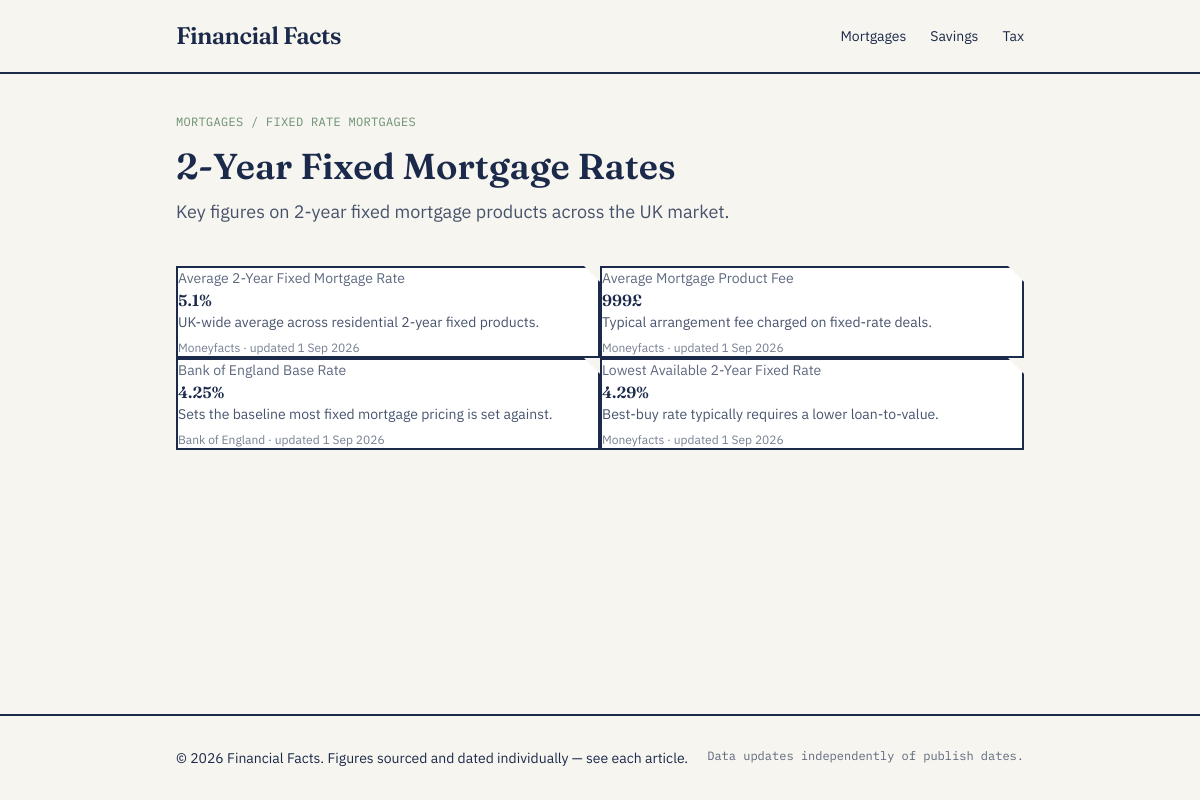
/fact.php?slug=2-year-fixed-mortgage-rates, run on the app's committed database.
### tables this page shows
CREATE TABLE IF NOT EXISTS categories (
    id INT AUTO_INCREMENT PRIMARY KEY,
    name VARCHAR(100) NOT NULL,
    slug VARCHAR(100) NOT NULL UNIQUE,
    description TEXT,
    created_at TIMESTAMP DEFAULT CURRENT_TIMESTAMP
);

CREATE TABLE IF NOT EXISTS subjects (
    id INT AUTO_INCREMENT PRIMARY KEY,
    subcategory_id INT NOT NULL,
    name VARCHAR(150) NOT NULL,
    slug VARCHAR(150) NOT NULL UNIQUE,
    intro TEXT,                     
    created_at TIMESTAMP DEFAULT CURRENT_TIMESTAMP,
    FOREIGN KEY (subcategory_id) REFERENCES subcategories(id) ON DELETE CASCADE,
    INDEX idx_subcategory (subcategory_id)
);

CREATE TABLE IF NOT EXISTS subcategories (
    id INT AUTO_INCREMENT PRIMARY KEY,
    category_id INT NOT NULL,
    name VARCHAR(100) NOT NULL,
    slug VARCHAR(100) NOT NULL,
    description TEXT,
    created_at TIMESTAMP DEFAULT CURRENT_TIMESTAMP,
    FOREIGN KEY (category_id) REFERENCES categories(id) ON DELETE CASCADE,
    UNIQUE KEY uniq_category_slug (category_id, slug),
    INDEX idx_category (category_id)
);

CREATE TABLE IF NOT EXISTS facts (
    id INT AUTO_INCREMENT PRIMARY KEY,
    subject_id INT NOT NULL,
    fact_key VARCHAR(100) NOT NULL UNIQUE,    
    label VARCHAR(255) NOT NULL,              
    value VARCHAR(255) NOT NULL,              
    unit VARCHAR(50),                         
    context TEXT,                             
    source_name VARCHAR(255),                 
    source_url VARCHAR(500),
    last_updated DATE NOT NULL,
    review_frequency_days INT NOT NULL DEFAULT 90,
    created_at TIMESTAMP DEFAULT CURRENT_TIMESTAMP,
    updated_at TIMESTAMP DEFAULT CURRENT_TIMESTAMP ON UPDATE CURRENT_TIMESTAMP,
    FOREIGN KEY (subject_id) REFERENCES subjects(id) ON DELETE CASCADE,
    INDEX idx_subject (subject_id)
);

### includes/functions.php (called while the page is built, shortened)
<?php
function getAllCategories(): array
{
    $pdo = getDbConnection();
    return $pdo->query('SELECT * FROM categories ORDER BY name ASC')->fetchAll();
}
function getSubjectBySlug(string $slug): ?array
{
    $pdo = getDbConnection();
    $stmt = $pdo->prepare(
        'SELECT s.*, sc.name AS subcategory_name, sc.slug AS subcategory_slug,
                c.name AS category_name, c.slug AS category_slug
         FROM subjects s
         JOIN subcategories sc ON sc.id = s.subcategory_id
         JOIN categories c ON c.id = sc.category_id
         WHERE s.slug = :slug
         LIMIT 1'
    );
    $stmt->execute(['slug' => $slug]);
    return $stmt->fetch() ?: null;
}
function getFactsForSubject(int $subjectId): array
{
    $pdo = getDbConnection();
    $stmt = $pdo->prepare('SELECT * FROM facts WHERE subject_id = :sid ORDER BY label ASC');
    $stmt->execute(['sid' => $subjectId]);
    return $stmt->fetchAll();
}
function e(string $value): string
{
    return htmlspecialchars($value, ENT_QUOTES, 'UTF-8');
}

### public/fact.php (the view, shortened to what this page needs)
<?php
require_once __DIR__ . '/../includes/functions.php';
$slug = $_GET['slug'] ?? '';
$subject = $slug ? getSubjectBySlug($slug) : null;
$facts = getFactsForSubject($subject['id']);
include __DIR__ . '/../includes/header.php';
?>
<nav class="font-mono text-xs uppercase tracking-wide text-secondary mb-4">
    <a href="/category.php?slug=<?= e($subject['category_slug']) ?>" class="hover:text-accent">
        <?= e($subject['category_name']) ?>
    </a>
    <span class="opacity-50">/</span>
    <a href="/subcategory.php?category=<?= e($subject['category_slug']) ?>&slug=<?= e($subject['subcategory_slug']) ?>"
       class="hover:text-accent">
        <?= e($subject['subcategory_name']) ?>
    </a>
</nav>
<section class="mb-10">
    <h1 class="font-display text-4xl font-semibold mb-3"><?= e($subject['name']) ?></h1>
    <?php if ($subject['intro']): ?>
        <p class="text-lg opacity-80 max-w-xl"><?= e($subject['intro']) ?></p>
    <?php endif; ?>
</section>
<?php if (empty($facts)): ?>
    <p class="opacity-70">No facts added for this subject yet.</p>
<?php else: ?>
    <div class="grid sm:grid-cols-2 gap-5">
        <?php foreach ($facts as $fact): ?>
            <div class="fact-card p-5">
                <p class="text-sm opacity-70"><?= e($fact['label']) ?></p>
                <p class="fact-value font-display text-3xl font-semibold text-primary my-1">
                    <?= e($fact['value']) ?><?= e($fact['unit'] ?? '') ?>
                </p>
                <?php if ($fact['context']): ?>
                    <p class="text-sm opacity-80 mb-2"><?= e($fact['context']) ?></p>
                <?php endif; ?>
                <p class="text-xs opacity-60">
                    <?= e($fact['source_name'] ?? '') ?>
                    &middot;
                    updated <?= date('j M Y', strtotime($fact['last_updated'])) ?>
                </p>
            </div>
        <?php endforeach; ?>
    </div>
<?php endif; ?>
<?php include __DIR__ . '/../includes/footer.php'; ?>

### includes/header.php (shortened to what this page needs)
<!DOCTYPE html>
<html lang="en" data-theme="financialfacts">
<head>
    <link rel="stylesheet" href="/assets/css/tailwind.css">
</head>
<body class="bg-base-100 text-primary font-sans min-h-screen flex flex-col">
    <header class="border-b-2 border-primary bg-base-100">
        <div class="max-w-4xl mx-auto px-6 py-5 flex items-center justify-between">
            <a href="/" class="font-display text-2xl font-semibold tracking-tight text-primary">
                Financial Facts
            </a>
            <nav class="flex gap-6 font-sans text-sm">
                <?php foreach (getAllCategories() as $cat): ?>
                    <a href="/category.php?slug=<?= e($cat['slug']) ?>"
                       class="hover:text-accent transition-colors">
                        <?= e($cat['name']) ?>
                    </a>
                <?php endforeach; ?>
            </nav>
        </div>
    </header>
    <main class="flex-1 max-w-4xl mx-auto px-6 py-10 w-full">

### data on the page
categories: name "Mortgages"
categories: name "Savings"
categories: name "Tax"
subjects: categories.name "MORTGAGES", subcategory.name "FIXED RATE MORTGAGES", name "2-Year Fixed Mortgage Rates", intro "Key figures on 2-year fixed mortgage products across the UK market."
facts: label "Average 2-Year Fixed Mortgage Rate", value "5.1", unit "%", context "UK-wide average across residential 2-year fixed products.", source_name "Moneyfacts", last_updated "1 Sep 2026"
facts: label "Average Mortgage Product Fee", value "999", unit "£", context "Typical arrangement fee charged on fixed-rate deals.", source_name "Moneyfacts", last_updated "1 Sep 2026"
facts: label "Bank of England Base Rate", value "4.25", unit "%", context "Sets the baseline most fixed mortgage pricing is set against.", source_name "Bank of England", last_updated "1 Sep 2026"
facts: label "Lowest Available 2-Year Fixed Rate", value "4.29", unit "%", context "Best-buy rate typically requires a lower loan-to-value.", source_name "Moneyfacts", last_updated "1 Sep 2026"
